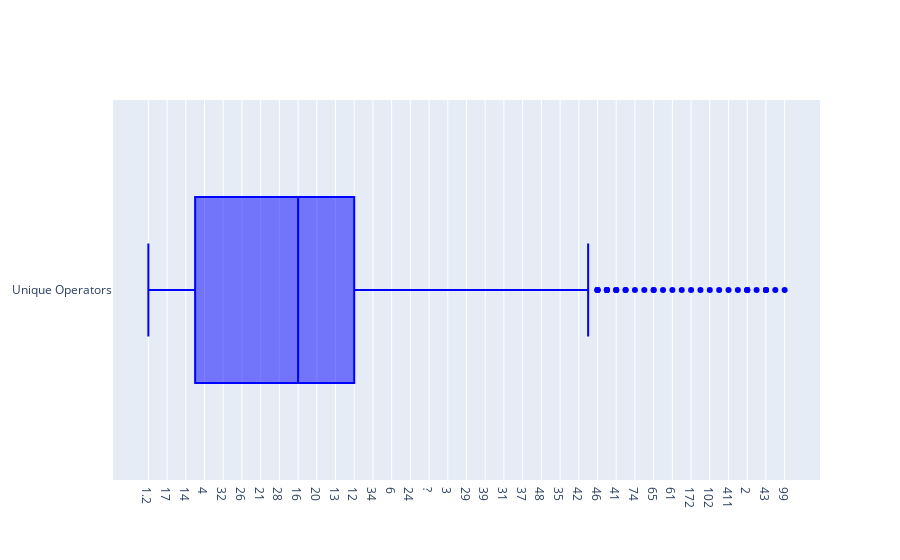

This figure's notebook cell:
### Markdown cell above
Outlayer Detection

### Code cell
trace1 = go.Box(
    x = data.uniq_Op,
    name = 'Unique Operators',
    marker = dict(color = 'blue')
    )
box_data = [trace1]
iplot(box_data)

### Figure 1 — Plotly figure (JSON) as saved in the notebook; plotly's stock layout.template omitted (floating-point values rounded to 4 significant figures; data arrays with more than 128 entries replaced by an {"elided": "..."} marker saying what was removed)
{"data": [{"marker": {"color": "blue"}, "name": "Unique Operators", "type": "box", "x": {"elided": "10885 str values"}}], "layout": {"autosize": true, "xaxis": {"autorange": true, "range": [-3.778, 71.78], "type": "category"}, "yaxis": {"autorange": true, "range": [-0.5, 0.5], "type": "category"}}}
